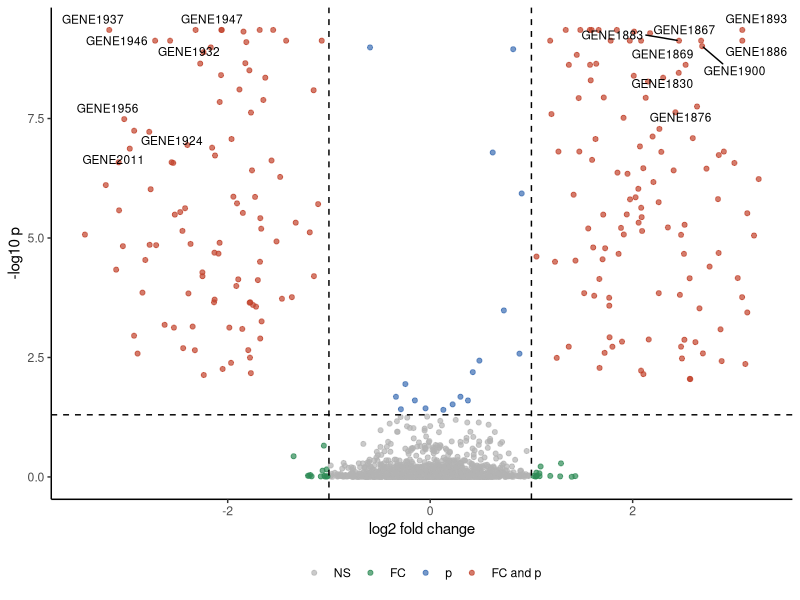

This figure's R source:
#!/usr/bin/env Rscript
# Standalone reproduction. Run inside the pinned pubready container
# (see REPRODUCE.md) from this bundle folder.
suppressPackageStartupMessages({ library(ggplot2); library(ggrepel) })

raw <- read.csv("input_de_results.csv", check.names = FALSE)
fc <- as.numeric(raw[["log2FoldChange"]]); p <- as.numeric(raw[["padj"]])
lab <- as.character(raw[["gene"]])
keep <- is.finite(fc) & is.finite(p) & p > 0; fc <- fc[keep]; p <- p[keep]; lab <- lab[keep]
fcc <- 1; pcc <- 0.05
cat <- ifelse(abs(fc) >= fcc & p <= pcc, "FC and p", ifelse(p <= pcc, "p", ifelse(abs(fc) >= fcc, "FC", "NS")))
cat <- factor(cat, levels = c("NS", "FC", "p", "FC and p"))
pal <- c(NS = "grey70", FC = "#2E8B57", p = "#3B6DB3", `FC and p` = "#C1432B")
d <- data.frame(fc = fc, neglog = -log10(p), cat = cat, lab = lab)
sig <- d[d$cat == "FC and p", ]; sig <- sig[order(-(abs(sig$fc) * sig$neglog)), ]
lab_df <- head(sig, 15)
p <- ggplot(d, aes(fc, neglog, colour = cat)) + geom_point(size = 1.4, alpha = 0.7) +
  scale_colour_manual(values = pal, drop = FALSE, name = NULL) +
  geom_vline(xintercept = c(-fcc, fcc), linetype = "dashed") +
  geom_hline(yintercept = -log10(pcc), linetype = "dashed") +
  geom_text_repel(data = lab_df, aes(label = lab), size = 3, colour = "black", seed = 1) +
  labs(x = "log2 fold change", y = "-log10 p") + theme_classic() + theme(legend.position = "bottom")
ggsave("figure_de_results_volcano.pdf", p, width = 6, height = 5.6)
cat("Reproduced figure.\n")
